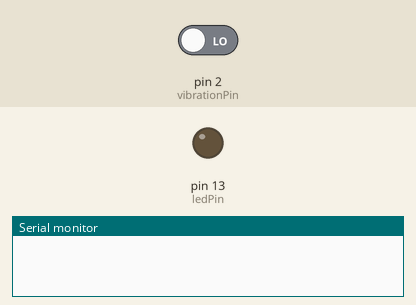
Simulated run of this sketch. Board: Arduino Uno, built with avr-gcc and run on an emulated ATmega328P. Parts: output pins drawn as LEDs (lit = HIGH), the last lines printed to the serial monitor. The test bench sets the inputs (shaded band); at power-on: pin 2 (vibrationPin) LOW.

Above: at 1.8 s.
1.9 s: pin 2 (vibrationPin) driven HIGH
At 2.5 s:
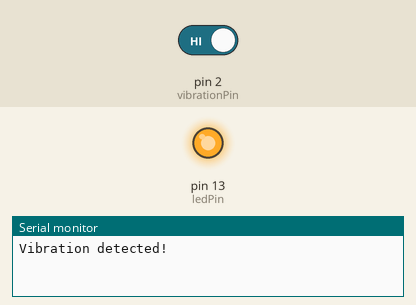
3.5 s: pin 2 (vibrationPin) driven LOW
At 4.8 s:
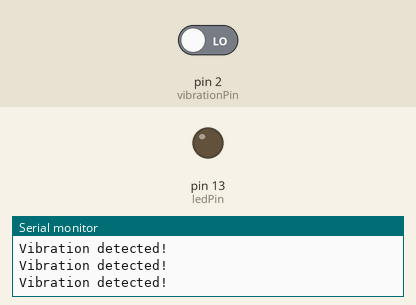
Timing chart, 0 to 6.5 s (numbered marks = the images above; inputs shaded):
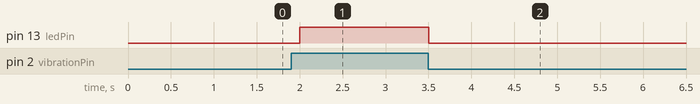

Measured:
- after the input at 1.9 s, pin 13 (ledPin): LOW → HIGH after 0.10 s
- after the input at 3.5 s, pin 13 (ledPin): HIGH → LOW at once

The sketch:

sketch.ino
```cpp
const int vibrationPin = 2; // Vibration sensor pin
const int ledPin = 13;      // LED pin

void setup() {
  pinMode(vibrationPin, INPUT);
  pinMode(ledPin, OUTPUT);
  Serial.begin(9600);
}

void loop() {
  int vibrationState = digitalRead(vibrationPin);

  if (vibrationState == HIGH) {
    digitalWrite(ledPin, HIGH); // Turn on LED if vibration is detected
    Serial.println("Vibration detected!");
  } else {
    digitalWrite(ledPin, LOW);
  }
  delay(500);
}
```
